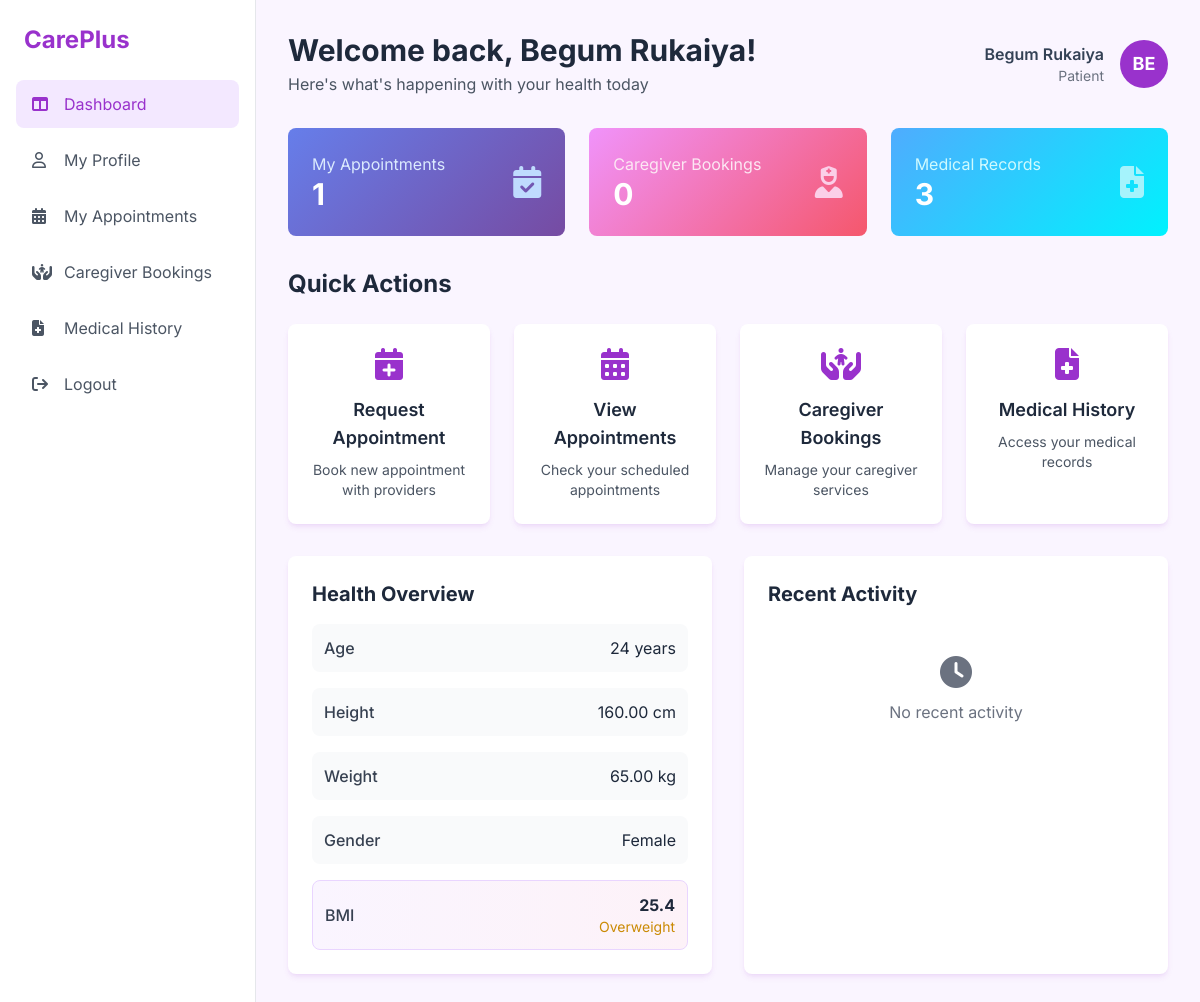
The app's page /patientDashboard.php (signed in) with its own data.
### tables this page shows
CREATE TABLE `patient` (
  `patientID` int(11) NOT NULL,
  `age` int(11) DEFAULT NULL,
  `height` decimal(5,2) DEFAULT NULL,
  `weight` decimal(5,2) DEFAULT NULL,
  `gender` varchar(10) DEFAULT NULL
);

### patientDashboard.php (the view, shortened to what this page needs)
<?php
$conn = require_once 'config.php';
$userName = $_SESSION['Name'];
$userID = $_SESSION['userID'];
$userAvatar = strtoupper(substr($userName, 0, 2));
$patientQuery = "SELECT age, height, weight, gender FROM Patient WHERE patientID = ?";
$patientStmt = $conn->prepare($patientQuery);
$patientStmt->bind_param("i", $userID);
$patientStmt->execute();
$patientResult = $patientStmt->get_result();
$patientInfo = $patientResult->fetch_assoc();
$upcomingAppointmentsQuery = "SELECT COUNT(*) as count FROM Appointment WHERE patientID = ? AND appointmentDate >= CURDATE() AND status != 'Canceled'";
$upcomingStmt = $conn->prepare($upcomingAppointmentsQuery);
$upcomingStmt->bind_param("i", $userID);
$upcomingStmt->execute();
$upcomingResult = $upcomingStmt->get_result();
$upcomingCount = $upcomingResult->fetch_assoc()['count'];
$activeCaregiverQuery = "SELECT COUNT(*) as count FROM CaregiverBooking WHERE patientID = ? AND status = 'Active'";
$caregiverStmt = $conn->prepare($activeCaregiverQuery);
$caregiverStmt->bind_param("i", $userID);
$caregiverStmt->execute();
$caregiverResult = $caregiverStmt->get_result();
$activeCaregiverCount = $caregiverResult->fetch_assoc()['count'];
$medicalHistoryQuery = "SELECT COUNT(*) as count FROM PatientHistory WHERE patientID = ?";
$historyStmt = $conn->prepare($medicalHistoryQuery);
$historyStmt->bind_param("i", $userID);
$historyStmt->execute();
$historyResult = $historyStmt->get_result();
$medicalHistoryCount = $historyResult->fetch_assoc()['count'];
?>
<!DOCTYPE html>
<html lang="en">
<head>
    <script src="https://cdn.tailwindcss.com"></script>
    <link rel="stylesheet" href="https://cdnjs.cloudflare.com/ajax/libs/font-awesome/6.5.2/css/all.min.css" />
</head>
<body class="bg-purple-50">
    <div class="flex min-h-screen">
        <aside class="w-64 bg-white border-r">
            <div class="p-6">
                <a href="#" class="text-2xl font-bold text-dark-orchid">CarePlus</a>
            </div>
            <nav class="px-4 space-y-2">
                <a href="patientDashboard.php" class="flex items-center space-x-3 px-4 py-3 bg-purple-100 text-dark-orchid rounded-lg">
                    <i class="fa-solid fa-table-columns w-5"></i>
                    <span>Dashboard</span>
                </a>
                <a href="patientProfile.php" class="flex items-center space-x-3 px-4 py-3 text-gray-600 hover:bg-slate-100 rounded-lg">
                    <i class="fa-regular fa-user w-5"></i>
                    <span>My Profile</span>
                </a>
                <a href="patientAppointments.php" class="flex items-center space-x-3 px-4 py-3 text-gray-600 hover:bg-slate-100 rounded-lg">
                    <i class="fa-solid fa-calendar-days w-5"></i>
                    <span>My Appointments</span>
                </a>
                <a href="caregiverBooking.php" class="flex items-center space-x-3 px-4 py-3 text-gray-600 hover:bg-slate-100 rounded-lg">
                    <i class="fa-solid fa-hands-holding-child w-5"></i>
                    <span>Caregiver Bookings</span>
                </a>
                <a href="upload_medical_history.php" class="flex items-center space-x-3 px-4 py-3 text-gray-600 hover:bg-slate-100 rounded-lg">
                    <i class="fa-solid fa-file-medical w-5"></i>
                    <span>Medical History</span>
                </a>
                <a href="logout.php" class="flex items-center space-x-3 px-4 py-3 text-gray-600 hover:bg-slate-100 rounded-lg mt-8">
                    <i class="fa-solid fa-arrow-right-from-bracket w-5"></i>
                    <span>Logout</span>
                </a>
            </nav>
        </aside>
        <main class="flex-1 p-8">
            <header class="flex justify-between items-center mb-8">
                <div>
                    <h1 class="text-3xl font-bold text-slate-800">Welcome back, <?php echo htmlspecialchars($userName); ?>!</h1>
                    <p class="text-gray-600 mt-1">Here's what's happening with your health today</p>
                </div>
                <div class="flex items-center space-x-4">
                    <div class="text-right">
                        <p class="font-semibold text-slate-700"><?php echo htmlspecialchars($userName); ?></p>
                        <p class="text-sm text-gray-500">Patient</p>
                    </div>
                    <div class="w-12 h-12 rounded-full bg-dark-orchid text-white flex items-center justify-center font-bold text-lg">
                        <?php echo htmlspecialchars($userAvatar); ?>
                    </div>
                </div>
            </header>
            <div class="grid grid-cols-1 md:grid-cols-2 lg:grid-cols-3 gap-6 mb-8">
                <div class="stat-card text-white p-6 rounded-lg">
                    <div class="flex items-center justify-between">
                        <div>
                            <p class="text-blue-100">My Appointments</p>
                            <p class="text-3xl font-bold"><?php echo $upcomingCount; ?></p>
                        </div>
                        <i class="fa-solid fa-calendar-check fa-2x text-blue-200"></i>
                    </div>
                </div>
                <div class="stat-card-alt text-white p-6 rounded-lg">
                    <div class="flex items-center justify-between">
                        <div>
                            <p class="text-pink-100">Caregiver Bookings</p>
                            <p class="text-3xl font-bold"><?php echo $activeCaregiverCount; ?></p>
                        </div>
                        <i class="fa-solid fa-user-nurse fa-2x text-pink-200"></i>
                    </div>
                </div>
                <div class="stat-card-alt2 text-white p-6 rounded-lg">
                    <div class="flex items-center justify-between">
                        <div>
                            <p class="text-cyan-100">Medical Records</p>
                            <p class="text-3xl font-bold"><?php echo $medicalHistoryCount; ?></p>
                        </div>
                        <i class="fa-solid fa-file-medical fa-2x text-cyan-200"></i>
                    </div>
                </div>
            </div>
            <div class="mb-8">
                <h2 class="text-2xl font-bold text-slate-800 mb-6">Quick Actions</h2>
                <div class="grid grid-cols-1 sm:grid-cols-2 lg:grid-cols-4 gap-6">
                    <a href="requestAppointment.php" class="feature-card bg-white p-6 rounded-lg shadow-orchid-custom text-center hover:shadow-lg">
                        <i class="fa-solid fa-calendar-plus fa-2x text-dark-orchid mb-4"></i>
                        <h3 class="text-lg font-semibold text-slate-800">Request Appointment</h3>
                        <p class="text-gray-600 text-sm mt-2">Book new appointment with providers</p>
                    </a>
                    <a href="patientAppointments.php" class="feature-card bg-white p-6 rounded-lg shadow-orchid-custom text-center hover:shadow-lg">
                        <i class="fa-solid fa-calendar-days fa-2x text-dark-orchid mb-4"></i>
                        <h3 class="text-lg font-semibold text-slate-800">View Appointments</h3>
                        <p class="text-gray-600 text-sm mt-2">Check your scheduled appointments</p>
                    </a>
                    <a href="#" class="feature-card bg-white p-6 rounded-lg shadow-orchid-custom text-center hover:shadow-lg">
                        <i class="fa-solid fa-hands-holding-child fa-2x text-dark-orchid mb-4"></i>
                        <h3 class="text-lg font-semibold text-slate-800">Caregiver Bookings</h3>
                        <p class="text-gray-600 text-sm mt-2">Manage your caregiver services</p>
                    </a>
                    <a href="#" class="feature-card bg-white p-6 rounded-lg shadow-orchid-custom text-center hover:shadow-lg">
                        <i class="fa-solid fa-file-medical fa-2x text-dark-orchid mb-4"></i>
                        <h3 class="text-lg font-semibold text-slate-800">Medical History</h3>
                        <p class="text-gray-600 text-sm mt-2">Access your medical records</p>
                    </a>
                </div>
            </div>
            <div class="grid grid-cols-1 lg:grid-cols-2 gap-8">
                <div class="bg-white p-6 rounded-lg shadow-orchid-custom">
                    <h3 class="text-xl font-bold text-slate-800 mb-4">Health Overview</h3>
                    <?php if ($patientInfo): ?>
                    <div class="space-y-4">
                        <div class="flex justify-between items-center p-3 bg-gray-50 rounded-lg">
                            <span class="font-medium text-gray-700">Age</span>
                            <span class="text-slate-800"><?php echo $patientInfo['age'] ?? 'Not set'; ?> years</span>
                        </div>
                        <div class="flex justify-between items-center p-3 bg-gray-50 rounded-lg">
                            <span class="font-medium text-gray-700">Height</span>
                            <span class="text-slate-800"><?php echo $patientInfo['height'] ?? 'Not set'; ?> cm</span>
                        </div>
                        <div class="flex justify-between items-center p-3 bg-gray-50 rounded-lg">
                            <span class="font-medium text-gray-700">Weight</span>
                            <span class="text-slate-800"><?php echo $patientInfo['weight'] ?? 'Not set'; ?> kg</span>
                        </div>
                        <div class="flex justify-between items-center p-3 bg-gray-50 rounded-lg">
                            <span class="font-medium text-gray-700">Gender</span>
                            <span class="text-slate-800"><?php echo $patientInfo['gender'] ?? 'Not set'; ?></span>
                        </div>
                        <?php if ($patientInfo['height'] && $patientInfo['weight']): ?>
                        <?php
                        $heightInMeters = $patientInfo['height'] / 100;
                        $bmi = round($patientInfo['weight'] / ($heightInMeters * $heightInMeters), 1);
                        $bmiCategory = '';
                        $bmiColor = '';
                        if ($bmi < 18.5) { $bmiCategory = 'Underweight'; $bmiColor = 'text-blue-600'; }
                        elseif ($bmi < 25) { $bmiCategory = 'Normal'; $bmiColor = 'text-green-600'; }
                        elseif ($bmi < 30) { $bmiCategory = 'Overweight'; $bmiColor = 'text-yellow-600'; }
                        else { $bmiCategory = 'Obese'; $bmiColor = 'text-red-600'; }
                        ?>
                        <div class="flex justify-between items-center p-3 bg-gradient-to-r from-purple-50 to-pink-50 rounded-lg border border-purple-200">
                            <span class="font-medium text-gray-700">BMI</span>
                            <div class="text-right">
                                <span class="text-slate-800 font-bold"><?php echo $bmi; ?></span>
                                <span class="block text-sm <?php echo $bmiColor; ?>"><?php echo $bmiCategory; ?></span>
                            </div>
                        </div>
                        <?php endif; ?>
                    </div>
                    <?php endif; ?>
                </div>
                <div class="bg-white p-6 rounded-lg shadow-orchid-custom">
                    <h3 class="text-xl font-bold text-slate-800 mb-4">Recent Activity</h3>
                    <div class="space-y-4">
                        <div class="text-center py-8 text-gray-500">
                            <i class="fa-solid fa-clock fa-2x mb-3"></i>
                            <p>No recent activity</p>
                        </div>
                    </div>
                </div>
            </div>
        </main>
    </div>
</body>
</html>

### patientDashboard.php (style rules this page uses)
body { font-family: 'Inter', sans-serif; }
.bg-dark-orchid { background-color: #9932CC; }
.text-dark-orchid { color: #9932CC; }
.shadow-orchid-custom { box-shadow: 0 4px 6px -1px rgba(153, 50, 204, 0.1), 0 2px 4px -2px rgba(153, 50, 204, 0.1); }
.feature-card { transition: transform 0.2s ease-in-out, box-shadow 0.2s ease-in-out; }
.stat-card { background: linear-gradient(135deg, #667eea 0%, #764ba2 100%); }
.stat-card-alt { background: linear-gradient(135deg, #f093fb 0%, #f5576c 100%); }
.stat-card-alt2 { background: linear-gradient(135deg, #4facfe 0%, #00f2fe 100%); }

### records on screen
patient: age "24", height "160.00", weight "65.00", gender "Female", bmi "25.4", bmiCategory "Overweight"

### other values on screen
$userName "Begum Rukaiya"
$userAvatar "BE"
$upcomingCount "1"
$activeCaregiverCount "0"
$medicalHistoryCount "3"
